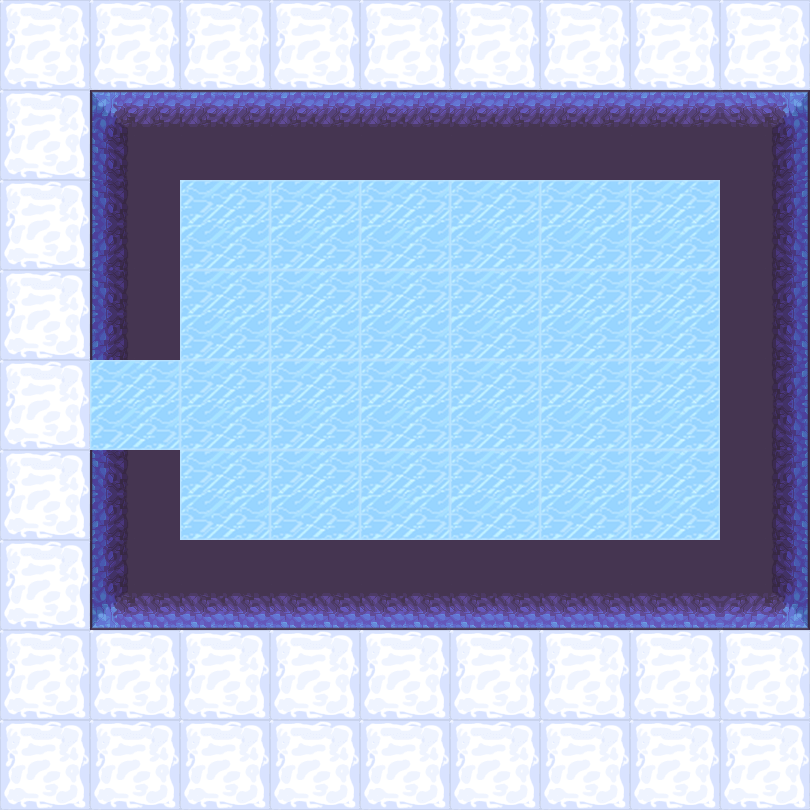

This game map was drawn from its Tiled (.tmx) file and the tilesets committed beside it. A one-line description and the trimmed map source follow:
An orthogonal 9x9 tile map with 90x90 px tiles, 2 tile layers (地形, 障碍) and 27 objects (23x map, 2x spring, bed, door).

<map version="1.5" tiledversion="1.7.2" orientation="orthogonal" renderorder="right-down" width="9" height="9" tilewidth="90" tileheight="90" infinite="0" nextlayerid="4" nextobjectid="35">
 <tileset firstgid="1" name="1" tilewidth="90" tileheight="90" tilecount="100" columns="10">
  <image source="2.png" trans="ff00ff" width="900" height="900" />
 </tileset>
 <layer id="1" name="地形" width="9" height="9">
  <data>[81 cells, 81 non-empty, 2 distinct tile ids]</data>
 </layer>
 <layer id="2" name="障碍" width="9" height="9">
  <data>[81 cells, 23 non-empty, 8 distinct tile ids]</data>
 </layer>
 <objectgroup id="3" name="对象">
  <object id="2" name="bed" x="630" y="360" width="90" height="90" />
  <object id="4" name="map" x="630" y="270" width="90" height="90" />
  <object id="7" name="map" x="270" y="180" width="90" height="90" />
  <object id="8" name="map" x="270" y="270" width="90" height="90" />
  <object id="9" name="map" x="270" y="360" width="90" height="90" />
  <object id="10" name="map" x="270" y="450" width="90" height="90" />
  <object id="13" name="map" x="360" y="360" width="90" height="90" />
  <object id="14" name="map" x="360" y="450" width="90" height="90" />
  <object id="15" name="map" x="450" y="450" width="90" height="90" />
  <object id="16" name="map" x="540" y="450" width="90" height="90" />
  <object id="17" name="map" x="540" y="360" width="90" height="90" />
  <object id="18" name="map" x="450" y="360" width="90" height="90" />
  <object id="19" name="map" x="360" y="270" width="90" height="90" />
  <object id="20" name="map" x="360" y="180" width="90" height="90" />
  <object id="21" name="map" x="450" y="270" width="90" height="90" />
  <object id="22" name="map" x="450" y="180" width="90" height="90" />
  <object id="23" name="map" x="540" y="180" width="90" height="90" />
  <object id="24" name="map" x="630" y="180" width="90" height="90" />
  <object id="25" name="map" x="540" y="270" width="90" height="90" />
  <object id="27" name="spring" x="180" y="0" width="90" height="90">
   <properties>
    <property name="direction" value="3" />
   </properties>
  </object>
  <object id="28" name="map" x="180" y="180" width="90" height="90">
   <properties>
    <property name="weapon" type="int" value="4" />
   </properties>
  </object>
  <object id="29" name="map" x="180" y="270" width="90" height="90">
   <properties>
    <property name="weapon" type="int" value="3" />
   </properties>
  </object>
  <object id="30" name="map" x="180" y="360" width="90" height="90">
   <properties>
    <property name="weapon" type="int" value="5" />
   </properties>
  </object>
  <object id="31" name="map" x="180" y="360" width="90" height="90">
   <properties>
    <property name="weapon" type="int" value="1" />
   </properties>
  </object>
  <object id="32" name="map" x="180" y="450" width="90" height="90">
   <properties>
    <property name="weapon" type="int" value="2" />
   </properties>
  </object>
  <object id="33" name="door" x="90" y="360" width="90" height="90">
   <properties>
    <property name="LorR" type="int" value="1" />
    <property name="motion" type="int" value="3" />
    <property name="rotate" type="int" value="90" />
   </properties>
  </object>
  <object id="34" name="spring" x="630" y="450" width="90" height="90">
   <properties>
    <property name="direction" value="3" />
   </properties>
  </object>
 </objectgroup>
</map>
